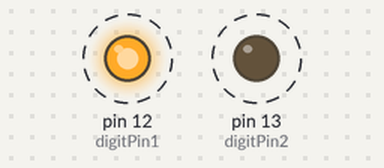
The sketch below on a simulated Arduino Uno, built with avr-gcc and run on an emulated ATmega328P. Shown: output pins drawn as LEDs (lit = HIGH). Dashed ring = blinking.

Above: at 0.05 s.
Timing chart, 0 to 3.0 s (numbered marks = the images above):
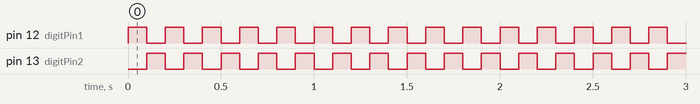

The sketch:

lab02.ino
```cpp
// 201533631 김도균

int digitPin1 = 12;
int digitPin2 = 13;

void setup() {
    pinMode(digitPin1, OUTPUT);
    pinMode(digitPin2, OUTPUT);
}

void loop() {
    digitalWrite(digitPin1, HIGH);
    digitalWrite(digitPin2, LOW);
    delay(100);
    digitalWrite(digitPin1, LOW);
    digitalWrite(digitPin2, HIGH);
    delay(100);
}
```

Measured:
- by itself, pin 12 (digitPin1), pin 13 (digitPin2): alternates HIGH for 0.10 s and LOW for 0.10 s
